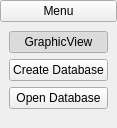
<?xml version="1.0" encoding="UTF-8"?>
<ui version="4.0">
 <class>GMenu</class>
 <widget class="QWidget" name="GMenu">
  <property name="geometry">
   <rect>
    <x>0</x>
    <y>0</y>
    <width>108</width>
    <height>128</height>
   </rect>
  </property>
  <property name="windowTitle">
   <string>GMenu</string>
  </property>
  <layout class="QGridLayout" name="gridLayout">
   <property name="leftMargin">
    <number>0</number>
   </property>
   <property name="topMargin">
    <number>0</number>
   </property>
   <property name="rightMargin">
    <number>0</number>
   </property>
   <property name="bottomMargin">
    <number>0</number>
   </property>
   <property name="spacing">
    <number>0</number>
   </property>
   <item row="0" column="0">
    <widget class="QPushButton" name="m_title">
     <property name="cursor">
      <cursorShape>PointingHandCursor</cursorShape>
     </property>
     <property name="text">
      <string>Menu</string>
     </property>
    </widget>
   </item>
   <item row="1" column="0">
    <widget class="QWidget" name="widget" native="true">
     <layout class="QVBoxLayout" name="verticalLayout_2">
      <item>
       <widget class="QPushButton" name="m_graphicView">
        <property name="cursor">
         <cursorShape>PointingHandCursor</cursorShape>
        </property>
        <property name="text">
         <string>GraphicView</string>
        </property>
        <property name="checkable">
         <bool>true</bool>
        </property>
        <property name="checked">
         <bool>true</bool>
        </property>
        <property name="autoExclusive">
         <bool>true</bool>
        </property>
        <property name="autoDefault">
         <bool>false</bool>
        </property>
        <property name="default">
         <bool>false</bool>
        </property>
       </widget>
      </item>
      <item>
       <widget class="QPushButton" name="m_createDatabase">
        <property name="cursor">
         <cursorShape>PointingHandCursor</cursorShape>
        </property>
        <property name="text">
         <string>Create Database</string>
        </property>
        <property name="checkable">
         <bool>true</bool>
        </property>
        <property name="checked">
         <bool>false</bool>
        </property>
        <property name="autoExclusive">
         <bool>true</bool>
        </property>
        <property name="autoDefault">
         <bool>false</bool>
        </property>
        <property name="default">
         <bool>false</bool>
        </property>
       </widget>
      </item>
      <item>
       <widget class="QPushButton" name="m_openDatabase">
        <property name="cursor">
         <cursorShape>PointingHandCursor</cursorShape>
        </property>
        <property name="text">
         <string>Open Database</string>
        </property>
        <property name="checkable">
         <bool>true</bool>
        </property>
        <property name="autoExclusive">
         <bool>true</bool>
        </property>
        <property name="autoDefault">
         <bool>false</bool>
        </property>
        <property name="default">
         <bool>false</bool>
        </property>
       </widget>
      </item>
      <item>
       <spacer name="verticalSpacer">
        <property name="orientation">
         <enum>Qt::Vertical</enum>
        </property>
        <property name="sizeHint" stdset="0">
         <size>
          <width>20</width>
          <height>0</height>
         </size>
        </property>
       </spacer>
      </item>
     </layout>
    </widget>
   </item>
  </layout>
 </widget>
 <resources/>
 <connections/>
</ui>
